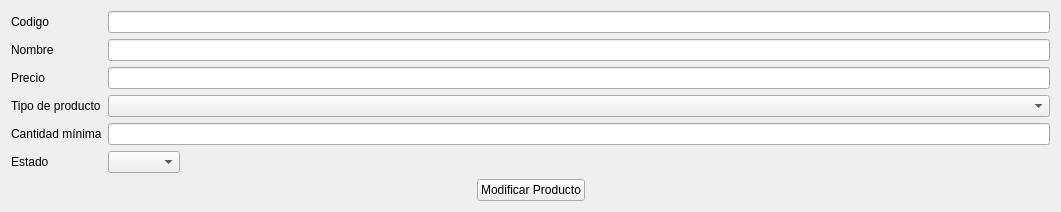
      <widget class="QWidget" name="page_8">
       <layout class="QGridLayout" name="gridLayout_20">
        <item row="1" column="0">
         <spacer name="horizontalSpacer_13">
          <property name="orientation">
           <enum>Qt::Horizontal</enum>
          </property>
          <property name="sizeHint" stdset="0">
           <size>
            <width>460</width>
            <height>17</height>
           </size>
          </property>
         </spacer>
        </item>
        <item row="1" column="1">
         <widget class="QPushButton" name="agregarNuevoProducto_2">
          <property name="sizePolicy">
           <sizepolicy hsizetype="Fixed" vsizetype="Fixed">
            <horstretch>0</horstretch>
            <verstretch>0</verstretch>
           </sizepolicy>
          </property>
          <property name="text">
           <string>Modificar Producto</string>
          </property>
          <property name="autoDefault">
           <bool>true</bool>
          </property>
         </widget>
        </item>
        <item row="1" column="2">
         <spacer name="horizontalSpacer_12">
          <property name="orientation">
           <enum>Qt::Horizontal</enum>
          </property>
          <property name="sizeHint" stdset="0">
           <size>
            <width>459</width>
            <height>17</height>
           </size>
          </property>
         </spacer>
        </item>
        <item row="0" column="0" colspan="3">
         <layout class="QGridLayout" name="gridLayout_9">
          <item row="3" column="0">
           <widget class="QLabel" name="label_61">
            <property name="text">
             <string>Tipo de producto</string>
            </property>
           </widget>
          </item>
          <item row="1" column="1">
           <widget class="QLineEdit" name="nombreProd_2"/>
          </item>
          <item row="4" column="1">
           <widget class="QLineEdit" name="cantidadMinProd_2"/>
          </item>
          <item row="0" column="0">
           <widget class="QLabel" name="label_20">
            <property name="text">
             <string>Codigo</string>
            </property>
           </widget>
          </item>
          <item row="4" column="0">
           <widget class="QLabel" name="label_21">
            <property name="text">
             <string>Cantidad mínima</string>
            </property>
           </widget>
          </item>
          <item row="2" column="1">
           <widget class="QLineEdit" name="precioProd_2"/>
          </item>
          <item row="1" column="0">
           <widget class="QLabel" name="label_22">
            <property name="text">
             <string>Nombre</string>
            </property>
           </widget>
          </item>
          <item row="0" column="1">
           <widget class="QLineEdit" name="codigoProd_2"/>
          </item>
          <item row="2" column="0">
           <widget class="QLabel" name="label_23">
            <property name="text">
             <string>Precio</string>
            </property>
           </widget>
          </item>
          <item row="3" column="1">
           <widget class="QComboBox" name="tipoProd_2">
            <property name="focusPolicy">
             <enum>Qt::StrongFocus</enum>
            </property>
           </widget>
          </item>
          <item row="5" column="0">
           <widget class="QLabel" name="label_63">
            <property name="text">
             <string>Estado</string>
            </property>
           </widget>
          </item>
          <item row="5" column="1">
           <widget class="QComboBox" name="estadoProducto">
            <property name="sizePolicy">
             <sizepolicy hsizetype="Fixed" vsizetype="Fixed">
              <horstretch>0</horstretch>
              <verstretch>0</verstretch>
             </sizepolicy>
            </property>
           </widget>
          </item>
         </layout>
        </item>
       </layout>
      </widget>
